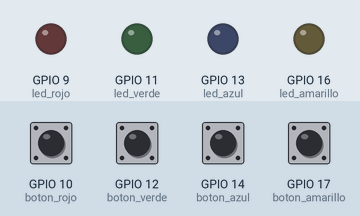
Recording of a program running on a simulated ESP32 board running MicroPython. On the bench: output pins drawn as LEDs (lit = HIGH). The test bench sets the inputs (shaded band); at power-on: GPIO 10 (boton_rojo), GPIO 12 (boton_verde), GPIO 14 (boton_azul), GPIO 17 (boton_amarillo) HIGH. What the program prints to the serial console is not drawn.

Above: at 1.2 s.
1.3 s: GPIO 10 (boton_rojo) pulled LOW for 0.15 s
At 1.38 s:
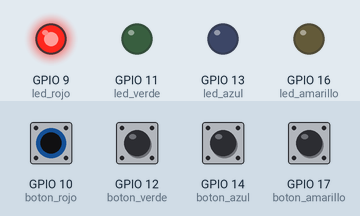
2.9 s: GPIO 12 (boton_verde) pulled LOW for 0.15 s
At 2.98 s:
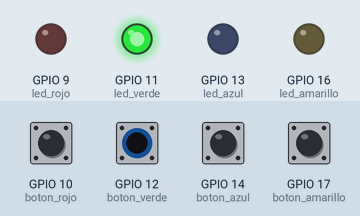
4.5 s: GPIO 14 (boton_azul) pulled LOW for 0.15 s
At 4.58 s:
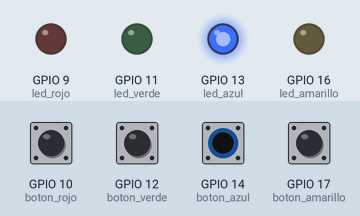
6.1 s: GPIO 17 (boton_amarillo) pulled LOW for 0.15 s
At 6.18 s:
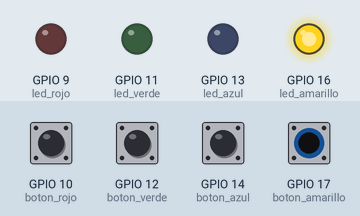
7.7 s: GPIO 10 (boton_rojo) driven LOW and GPIO 12 (boton_verde) driven LOW
At 8.3 s:
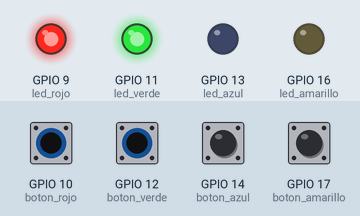
9.2 s: GPIO 14 (boton_azul) pulled LOW for 1 s
At 10.0 s:
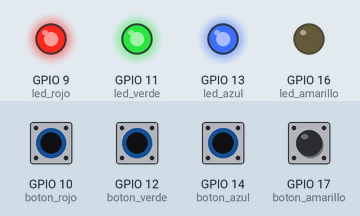
Timing chart, 0 to 12.2 s (numbered marks = the images above; inputs shaded):
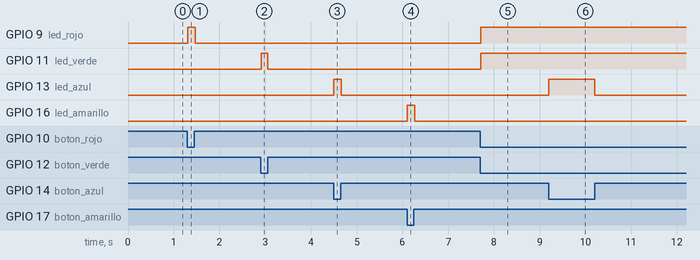

The program:

Prueba_boton_led.py
```python
from machine import Pin
from time import sleep

# LEDs
led_rojo = Pin(9, Pin.OUT)
led_verde = Pin(11, Pin.OUT)
led_azul = Pin(13, Pin.OUT)
led_amarillo = Pin(16, Pin.OUT)

# Pulsadores
boton_rojo = Pin(10, Pin.IN, Pin.PULL_UP)
boton_verde = Pin(12, Pin.IN, Pin.PULL_UP)
boton_azul = Pin(14, Pin.IN, Pin.PULL_UP)
boton_amarillo = Pin(17, Pin.IN, Pin.PULL_UP)

print("Prueba de los cuatro botones")
print("Presiona cada boton")

while True:

    led_rojo.value(not boton_rojo.value())
    led_verde.value(not boton_verde.value())
    led_azul.value(not boton_azul.value())
    led_amarillo.value(not boton_amarillo.value())

    sleep(0.02)
```

Measured:
- after the input at 1.3 s, GPIO 9 (led_rojo): LOW → HIGH at once, → LOW 0.16 s later
- after the input at 2.9 s, GPIO 11 (led_verde): LOW → HIGH at once, → LOW 0.14 s later
- after the input at 4.5 s, GPIO 13 (led_azul): LOW → HIGH at once, → LOW 0.16 s later
- after the input at 6.1 s, GPIO 16 (led_amarillo): LOW → HIGH at once, → LOW 0.16 s later
- after the input at 7.7 s, GPIO 9 (led_rojo), GPIO 11 (led_verde): LOW → HIGH at once
- after the input at 9.2 s, GPIO 13 (led_azul): LOW → HIGH at once, → LOW 1.0 s later
